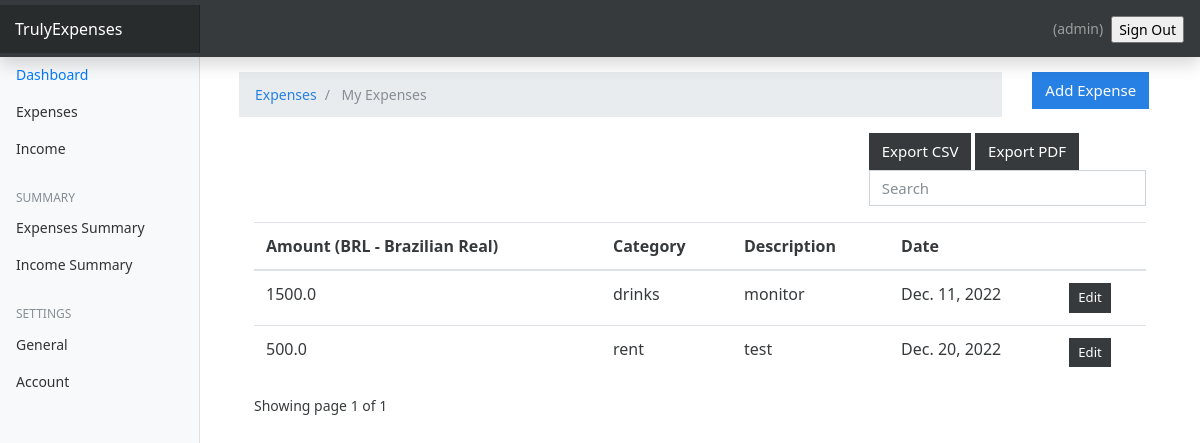
The app's page / (signed in) with its own data.
### userpreferences/models.py (models this page shows, shortened)
class UserPreference(models.Model):
    user = models.OneToOneField(to=User, on_delete=models.CASCADE)
    currency = models.CharField(max_length=255, blank=True, null=True)

### expenses/models.py (models this page shows, shortened)
class Expense(models.Model):
    amount = models.FloatField()
    date = models.DateField(default=now)
    description = models.TextField()
    owner = models.ForeignKey(to=User, on_delete=models.CASCADE)
    category = models.CharField(max_length=266)
    class Meta:
        ordering: ['-date']

### expenses/views.py (the view)
# urls.py: path('', views.index, name="expenses"),
@login_required(login_url='/authentication/login')
def index(request):
    categories = Category.objects.all()
    expenses = Expense.objects.filter(owner=request.user)
    paginator = Paginator(expenses, 5)
    page_number = request.GET.get('page')
    page_obj = Paginator.get_page(paginator, page_number)
    currency = UserPreference.objects.get(user=request.user).currency
    context = {
        'expenses': expenses,
        'page_obj': page_obj,
        'currency': currency
    }
    return render(request, 'expenses/index.html', context)

### templates/expenses/index.html (shortened to what this page needs)
{% extends 'base.html' %}
{% load static %}
{% block content %}
<div class="container mt-4">
  <div class="row">
    <div class="col-md-10">
      <nav aria-label="breadcrumb">
        <ol class="breadcrumb">
          <li class="breadcrumb-item">
            <a href="">Expenses</a>
          </li>
          <li class="breadcrumb-item active" aria-current="page">
            My Expenses
          </li>
        </ol>
      </nav>
    </div>
    <div class="col-md-2">
      <a href="{% url 'add-expenses'%}" class="btn btn-primary">Add Expense</a>
    </div>
  </div>
  <div class="container">
    {% include 'partials/_messages.html' %} {% if expenses.count %}
    <div class="row">
      <div class="col-md-8">
      </div>
      <div class="col-md-4">
          <a href="{% url 'export-csv' %}"  class="btn btn-secondary">Export CSV</a>
          <a href="{% url 'export-pdf' %}"  class="btn btn-secondary">Export PDF</a>
        <div class="form-group">
          <input type="text" class="form-control" id="searchField" placeholder="Search">
        </div>
      </div>
    </div>
<div class="app-table">
  <table class="table table-stripped table-hover">
    <thead>
      <tr>
        <th>Amount ({{currency}})</th>
        <th>Category</th>
        <th>Description</th>
        <th>Date</th>
        <th></th>
      </tr>
    </thead>
    <tbody>
      {% for expense in page_obj%}
      <tr>
        <td>{{expense.amount}}</td>
        <td>{{expense.category}}</td>
        <td>{{expense.description}}</td>
        <td>{{expense.date}}</td>
        <td>
          <a
            href="{% url 'expense-edit' expense.id  %}"
            class="btn btn-secondary btn-sm"
            >Edit</a
          >
        </td>
      </tr>
      {% endfor %}
    </tbody>
  </table>
</div>
    <div class="pagination-container">
    <div class="">
      Showing page {{page_obj.number}} of {{ page_obj.paginator.num_pages }}
    </div>
    {% endif %}
  </div>
</div>
</div>
{% endblock content %}

### templates/base.html (shortened to what this page needs)
{% load static %}
<html lang="en">
  <head>
    <link href="{% static 'css/bootstrap.min.css'%}" rel="stylesheet" />
    <link href="{% static 'css/main.css'%}" rel="stylesheet" />
    <link href="{% static 'css/dashboard.css' %}" rel="stylesheet" />
  </head>
  <body>
    <nav class="navbar navbar-dark fixed-top bg-dark flex-md-nowrap p-0 shadow">
      <a class="navbar-brand col-sm-3 col-md-2 mr-0" href="#">TrulyExpenses</a>
      <ul
        class="navbar-nav px-3"
        style="display: flex; flex-direction: row; align-items: center;"
      >
        <li class="nav-item text-nowrap">
          <span class="nav-link" href="">
            ({{request.user.username}})
          </span>
        </li>
        <li class="nav-item text-nowrap mt-3 ml-2">
          <form action="{% url  'logout' %}" method="POST">
            <input
              class="text text-capitalize"
              type="submit"
              value="Sign out"
            />
          </form>
        </li>
      </ul>
    </nav>
    <div class="container-fluid">
      <div class="row">
        {% include 'partials/_sidebar.html' %}
        <main role="main" class="col-md-9 ml-sm-auto col-lg-10 px-4">
          {% block content %} {% endblock %}
        </main>
      </div>
    </div>
  </body>
</html>

### templates/partials/_sidebar.html (shortened to what this page needs)
{% load static %}
<nav class="col-md-2 d-none d-md-block bg-light sidebar">
  <div class="sidebar-sticky">
    <ul class="nav flex-column">
      <li class="nav-item">
        <a class="nav-link active" href="#">
          Dashboard <span class="sr-only">(current)</span>
        </a>
      </li>
      <li class="nav-item">
        <a class="nav-link" href="{% url 'expenses' %}">
          Expenses
        </a>
      </li>
      <li class="nav-item">
        <a class="nav-link" href="{% url 'income' %}">
          Income
        </a>
      </li>
    </ul>
    <h6
      class="sidebar-heading d-flex justify-content-between align-items-center px-3 mt-4 mb-1 text-muted"
    >
      <span>Summary</span>
    </h6>
    <ul class="nav flex-column mb-2">
      <li class="nav-item">
        <a class="nav-link" href="{% url 'stats'%}">
          Expenses Summary
        </a>
      </li>
      <li class="nav-item">
        <a class="nav-link" href="#">
          Income Summary
        </a>
      </li>
    </ul>
    <h6
      class="sidebar-heading d-flex justify-content-between align-items-center px-3 mt-4 mb-1 text-muted"
    >
      <span>Settings</span>
    </h6>
    <ul class="nav flex-column mb-2">
      <li class="nav-item">
        <a class="nav-link" href="{% url 'preferences' %}">
          General
        </a>
      </li>
      <li class="nav-item">
        <a class="nav-link" href="#">
          Account
        </a>
      </li>
    </ul>
  </div>
</nav>

### expenseswebsite/static/css/dashboard.css (style rules this page uses)
body { font-size: 0.875rem; }
.sidebar { position: fixed; top: 0; bottom: 0; left: 0; z-index: 100; padding: 48px 0 0; box-shadow: inset -1px 0 0 rgba(0, 0, 0, 0.1); }
.sidebar-sticky { position: relative; top: 0; height: calc(100vh - 48px); padding-top: 0.5rem; overflow-x: hidden; overflow-y: auto; }
.sidebar .nav-link { font-weight: 500; color: #333; }
.sidebar .nav-link.active { color: #007bff; }
.sidebar-heading { font-size: 0.75rem; text-transform: uppercase; }
[role="main"] { padding-top: 133px; }
@media (min-width: 768px) { [role="main"] { padding-top: 48px; } }
.navbar-brand { padding-top: 0.75rem; padding-bottom: 0.75rem; font-size: 1rem; background-color: rgba(0, 0, 0, 0.25); box-shadow: inset -1px 0 0 rgba(0, 0, 0, 0.25); }

### records on screen
UserPreference: currency "BRL - Brazilian Real"
Expense: amount "1500.0", category "drinks", description "monitor", date "Dec. 11, 2022"
Expense: amount "500.0", category "rent", description "test", date "Dec. 20, 2022"

### other values on screen
{{ request.user.username }} "admin"
{{ page_obj.number }} "1"
{{ page_obj.paginator.num_pages }} "1"
